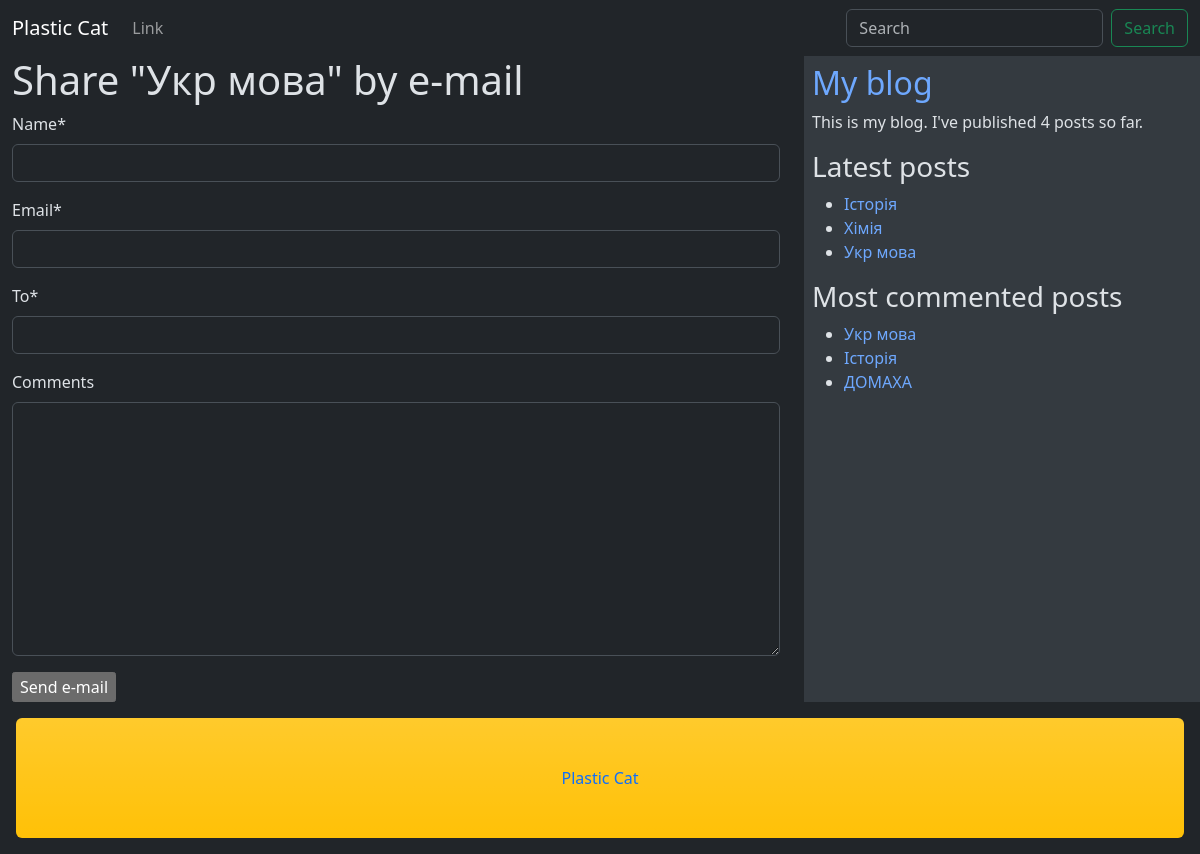
/blog/2/share/, run on the app's committed database.
### blog/models.py (models this page shows, shortened)
class Post(models.Model):
    author = models.ForeignKey(User, on_delete=models.CASCADE, related_name='blog_posts')
    slug = models.SlugField(max_length=250, unique_for_date='created')
    title = models.CharField(max_length=250)
    body = models.TextField()
    created = models.DateTimeField(auto_now_add=True)
    objects = models.Manager()
    published = PublishedManager()
    tags = TaggableManager()
    def get_absolute_url(self):
        return reverse("blog:post_detail", args=[self.created.year,
                                                          self.created.month,
                                                          self.created.day,
                                                          self.slug,])

### blog/views.py (the view)
# urls.py: path('<int:post_id>/share/', views.post_share, name='post_share'),
def post_share(request, post_id):
    post = get_object_or_404(Post, id=post_id)
    sent = False
    if request.method == 'POST':
        form = EmailPostForm(request.POST)
        if form.is_valid():
            cd = form.cleaned_data
            post_url = request.build_absolute_uri(post.get_absolute_url())
            subject = f'{cd["name"]} recommends you read {post.title}'
            message = f'Read {post.title} at {post_url}\n\n' \
                      f'{cd["name"]}\'s comments: {cd["comments"]}'
            send_mail(subject, message, 'your_account@gmail.com', [cd['to']])
            sent = True
    else:
        form = EmailPostForm()
    return render(request, 'blog/share.html', {'post': post, 'form': form, 'sent': sent})

### blog/forms.py
class EmailPostForm(forms.Form):
    name = forms.CharField(max_length=25)
    email = forms.EmailField()
    to = forms.EmailField()
    comments = forms.CharField(required=False, widget=forms.Textarea)

### blog/models.py (called while the page is built)
    def get_queryset(self):
        return super().get_queryset().filter(created__year=2023)

### blog/templatetags/blog_tags.py (called while the page is built)
@register.simple_tag
def total_posts():
    return Post.published.count()

@register.inclusion_tag('blog/latest_posts.html')
def show_latest_posts(count=3):
    latest_post = Post.published.order_by('-created')[:count]
    return {'latest_posts': latest_post}

@register.simple_tag
def get_most_commented_posts(count=3):
    return Post.published.annotate(
                total_comments=Count('comments')
            ).order_by('-total_comments')[:count]

### blog/templates/blog/share.html (shortened to what this page needs)
{% extends "blog/base.html" %}
{% load crispy_forms_tags %}
{% block content %}
    <div class="container">
    {% if sent %}
    <h1>E-mail was successfully sent</h1>
    <p>
        "{{ post.title }}" was successfully sent
        to {{ form.cleaned_data.to }}.
    </p>
    <a href="{{ post.get_absolute_url }}" class="text-decoration-none">Return to post</a>
    {% else %}
    <h1>Share "{{ post.title }}" by e-mail</h1>
    <form method="post">
        {{ form|crispy }}
        <input type="submit" value="Send e-mail">
    </form>
    {% endif %}
    </div>
{% endblock content %}

### blog/templates/blog/base.html (shortened to what this page needs)
{% load static %}
{% load blog_tags %}
<!doctype html>
<html lang="en" data-bs-theme="dark">
  <head>
    <link href="https://cdn.jsdelivr.net/npm/bootstrap@5.3.2/dist/css/bootstrap.min.css"
          rel="stylesheet">
  </head>
  <body>
    {% include "blog/navbar.html" %}
    <div class="content">
        <div class="row">
            <div class="col-8" id="content">
                {% block content %}
                {% endblock content %}
            </div>
            <div class="col-md-4 p-2 bg-body-secondary" id="sidebar">
              <h2><a href="{% url 'blog:post_list' %}" class="text-decoration-none">My blog</a></h2>
              <p>This is my blog. I've published {% total_posts %} posts so far.</p>
                <h3>Latest posts</h3>
                {% show_latest_posts 3 %}
                <h3>Most commented posts</h3>
                {% get_most_commented_posts as most_commented_posts %}
                <ul>
                    {% for post in most_commented_posts %}
                    <li>
                        <a href="{{ post.get_absolute_url }}" class="text-decoration-none">{{ post.title }}</a>
                    </li>
                    {% endfor %}
                </ul>
            </div>
        </div>
        <footer class="bg-warning bg-gradient m-3 p-5 text-center text-primary rounded-2"> Plastic Cat</footer>
    </div>
  </body>
</html>

### blog/templates/blog/latest_posts.html
<ul>
    {% for post in latest_posts %}
    <li>
        <a href="{{ post.get_absolute_url }}"  class="text-decoration-none">{{ post.title }}</a>
    </li>
    {% endfor %}
</ul>

### data on the page
Post: title "Укр мова"
Post: title "Історія"
Post: title "Хімія"
Post: title "ДОМАХА"
